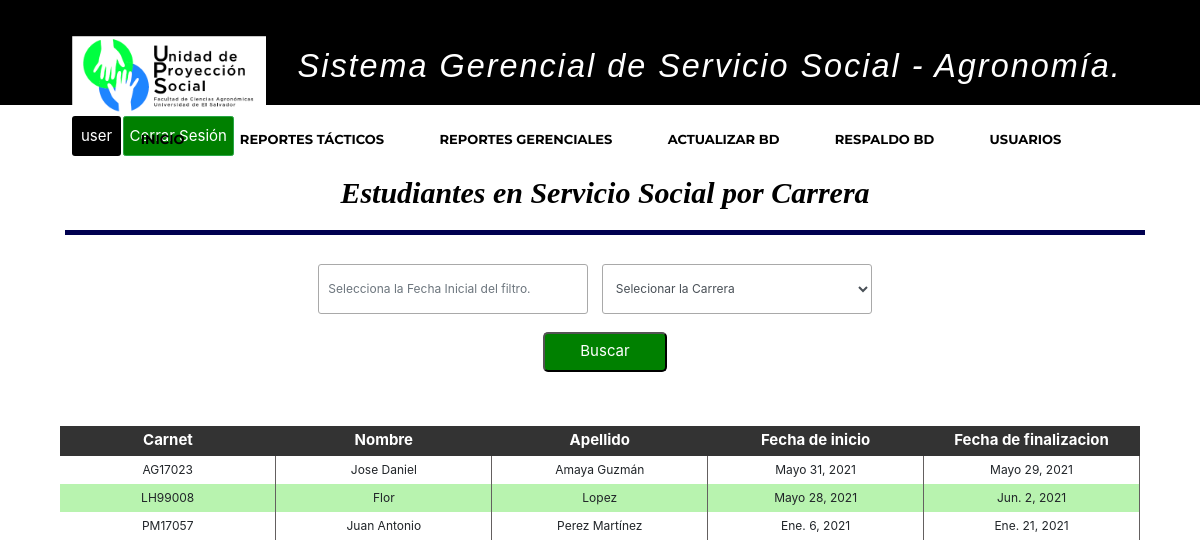
The app's page /sistemaGerencialAgro/consultaCarreraPeriodo/ (signed in), older data.
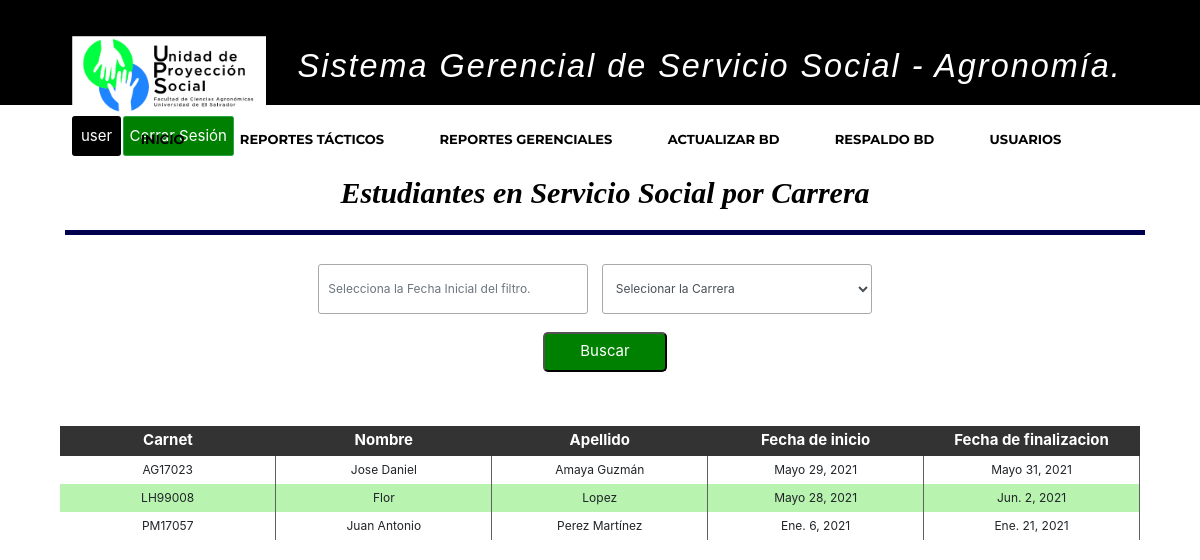
The same page, newer data.
### apps/proyecto/models.py (models this page shows, shortened)
class Solicitud(models.Model):
    carnet_estudiante = models.OneToOneField(EstudioUniversitario, unique=True, primary_key=True, on_delete = models.CASCADE)
    codigo_entidad = models.CharField(max_length=10, null=False)
    horas_semana = models.IntegerField(null=False)
    dias_semana = models.IntegerField(null=False)
    modalidad = models.CharField(max_length=30, null=False)
    fecha_inicio = models.DateField(null=False)
    fecha_fin = models.DateField(null=True)

class EstudioUniversitario(models.Model):
    carnet_estudiante = models.OneToOneField(Estudiante, primary_key=True, unique=True, on_delete = models.CASCADE)
    codigo_carrera = models.ForeignKey(Carrera, on_delete = models.CASCADE)
    codigo_ciclo = models.IntegerField(null=False)
    porc_carrerar_aprob = models.IntegerField(null=False)
    unidades_valorativas = models.IntegerField(null=False)
    experiencia_areas_conoc = models.CharField(max_length=200, null=False)
    def __str__(self):
        return self.carnet_estudiante.__str__()

class Estudiante(models.Model):
    carnet_estudiante = models.CharField(primary_key=True, max_length=7, null=False)
    nombre_estudiante = models.CharField(max_length=50, null=False)
    apellido_estudiante = models.CharField(max_length=50, null=False)
    sexo_estudiante = models.CharField(max_length=1, null=False)
    telefono_estudiante = models.IntegerField(null=False)
    correo_estudiante = models.CharField(max_length=100, null=False)
    direccion_estudiante = models.CharField(max_length=250, null=False)
    def __str__(self):
        return self.carnet_estudiante

### apps/proyecto/views.py (the view)
# urls.py: path('sistemaGerencialAgro/consultaCarreraPeriodo/', login_required(consultaEstudiantesCarrera), name="consulta_periodo_carrera"),
def consultaEstudiantesCarrera(request):
    carreras = Carrera.objects.all()
    consulta_carrera=Solicitud.objects.order_by('carnet_estudiante')
    context = {
        'carreras': carreras,
        'consulta_carrera': consulta_carrera,
    }
    return render(
        request,
        'proyecto/estudiantesPorPeriodoCarrera.html',
        context,
    )

### templates/proyecto/estudiantesPorPeriodoCarrera.html (shortened to what this page needs)
{% extends 'base/base.html' %}
{% load static %}
{% block content %}
{% if user.is_authenticated %}
    {% if request.user.rol == 'ADM' or request.user.rol == 'GER' %}
  <header>
    <div class="container">
        <h2 align="center" class="form-titulo" style ="margin-left: 5px;">Estudiantes en Servicio Social por Carrera</h2>
    </div>
  </header>
<div class="container">
    <div align="center" class="busqueda">
        <form method="POST" action="{% url 'sistemaGerencialAgro:filtrar_periodo_carrera' %}">
            <input name="fecha"  id = "date" onfocus="(this.type='date')" class = "form-control col-4 col-sm-3 input-style input-lg" placeholder="Selecciona la Fecha Inicial del filtro." maxlength="7">
            <select name="carrera" class="form-control col-4 col-sm-3 input-style input-lg" title="Selecciona la carrera por favor" required>
                <option select value="">Selecionar la Carrera</option>
            </select>
            <input class="btn-buscar btn-busqueda" type = "submit" value = "Buscar" id = "fechaBuscar" required></br></br>
        </form>
    </div>
        <table>
            <thead>
        	   <tr>
                    <th>Carnet</th>
            		<th>Nombre</th>
                    <th>Apellido</th>
            	    <th>Fecha de inicio</th>
            	    <th>Fecha de finalizacion</th>
        		</tr>
            </thead>
        {% if carrera_periodo_filtro %}
            {% for periodo in carrera_periodo_filtro %}
                {% if periodo.carnet_estudiante.codigo_carrera.nombre_carrera == carrera %}
                    {% if fecha <= periodo.fecha_inicio|date:"Y-m-d"  %}
        		    <tr class="etiqueta-tr">
                        <td class="th-borde width-th-xx" style = "text-align:center;">{{ periodo.carnet_estudiante}}</td>
                        <td class="th-borde width-th-xx" style = "text-align:center;">{{ periodo.carnet_estudiante.carnet_estudiante.nombre_estudiante }}</td>
                        <td class="th-borde width-th-xx" style = "text-align:center;">{{ periodo.carnet_estudiante.carnet_estudiante.apellido_estudiante }}</td>
                        <td class="th-borde width-th-xx" style = "text-align:center;">{{ periodo.fecha_inicio }}</td>
                        <td class="th-borde width-th-xx" style = "text-align:center;">{{ periodo.fecha_fin }}</td>
                    </tr>
                    {% endif %}
                {% endif %}
            {% endfor %}
        {% elif consulta_carrera%}
            {% for periodo in consulta_carrera %}
                <tr class="etiqueta-tr">
                    <td class="th-borde width-th-xx" style = "text-align:center;">{{ periodo.carnet_estudiante}}</td>
                    <td class="th-borde width-th-xx" style = "text-align:center;">{{ periodo.carnet_estudiante.carnet_estudiante.nombre_estudiante }}</td>
                    <td class="th-borde width-th-xx" style = "text-align:center;">{{ periodo.carnet_estudiante.carnet_estudiante.apellido_estudiante }}</td>
                    <td class="th-borde width-th-xx" style = "text-align:center;">{{ periodo.fecha_inicio }}</td>
                    <td class="th-borde width-th-xx" style = "text-align:center;">{{ periodo.fecha_fin }}</td>
                </tr>
            {% endfor %}
        {% endif %}
    	</table>
    </div>
    {% endif %}
{% endif %}
{% endblock %}

Row changes from the older to the newer data that the page shows:
changed Solicitud "Mayo 29, 2021": fecha_inicio "Mayo 31, 2021" → "Mayo 29, 2021"; fecha_fin "Mayo 29, 2021" → "Mayo 31, 2021"
